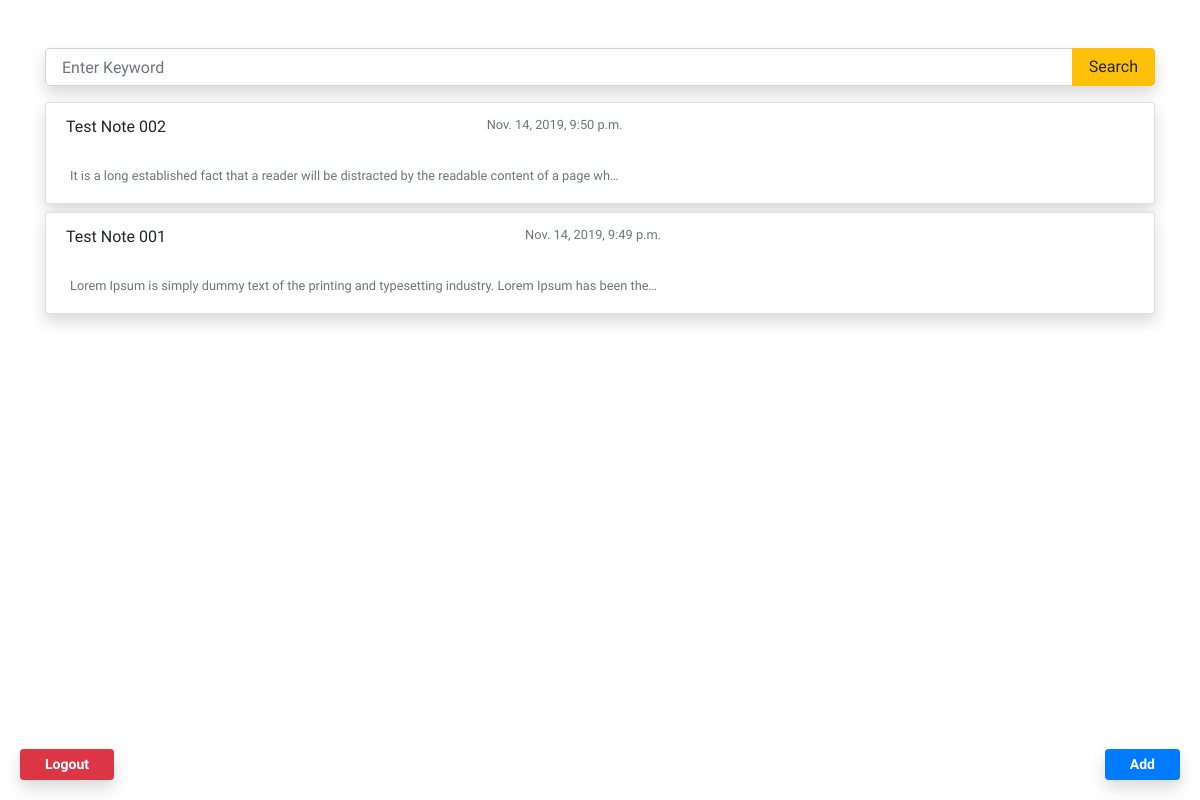
The page /list/ (signed in) on the database as committed earlier.
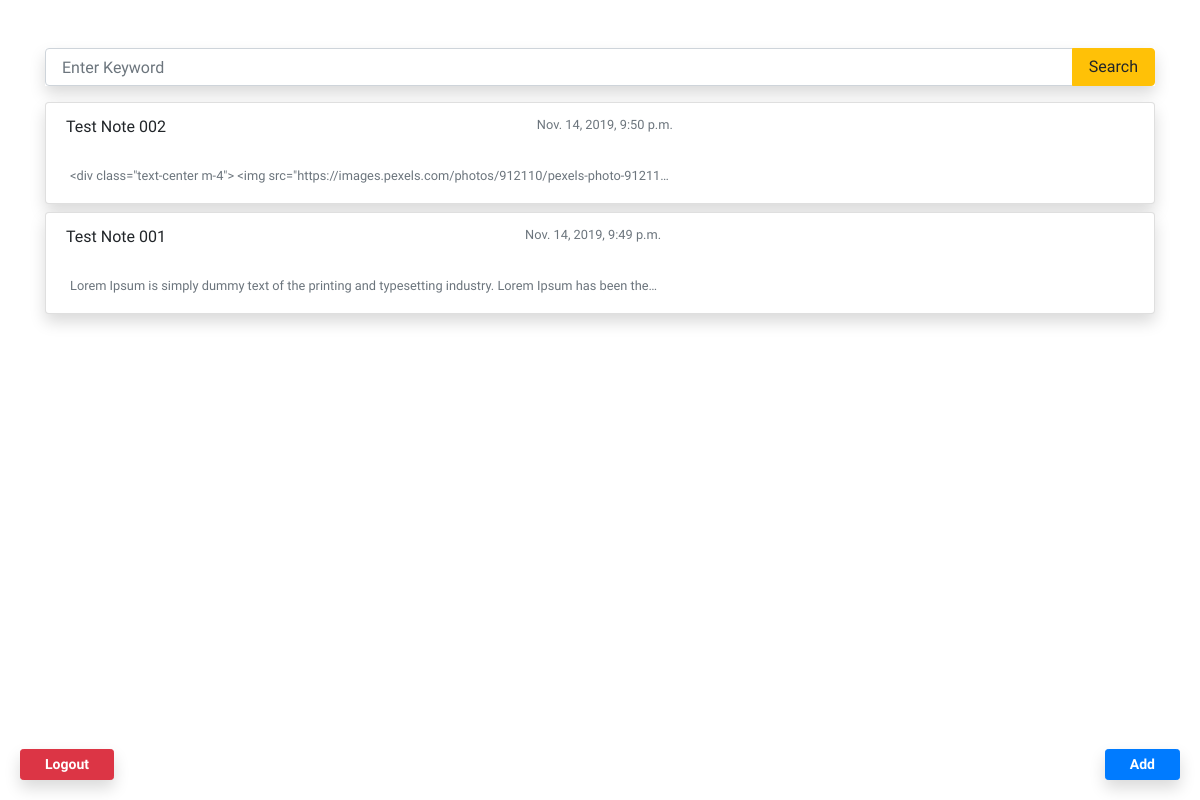
The same page on the database as committed later.
### notes/models.py (models this page shows, shortened)
class Notes(models.Model):
    title = models.CharField(max_length=100, null=True, blank=True)
    description = models.TextField(max_length=8000, null=True, blank=True)
    timestamp = models.DateTimeField(auto_now_add=True)

### notes/views.py (the view)
# urls.py: path('list/', list_view, name="list"),
def list_view(request):
    if request.user.is_authenticated:
        notes = Notes.objects.all().order_by('-timestamp')
        context = {
            "notes": notes,
            "title": "List",
        }
        if request.method == "POST":
            title = request.POST.get('title')
            description = request.POST.get('description')
            Notes.objects.create(title=title, description=description).save()
        return render(request, "notes/list.html", context)
    else:
        return redirect("/login/")

### templates/notes/list.html (shortened to what this page needs)
{% extends "notes/base.html" %}
{% block content %}
    <div class="mb-2 mt-5">
        <form action="{% url "search" %}" method="POST">{% csrf_token %}
            <div class="input-group mb-3 shadow">
                <input type="text" class="form-control p-3" placeholder="Enter Keyword" name="key" required/>
                <div class="input-group-append">
                    <button class="btn btn-warning pr-3 pl-3" type="submit" id="button-addon2">Search</button>
                </div>
            </div>
        </form>
    </div>
    {% for note in notes %}
        <a class="list-group-item list-group-item-action mb-2 shadow" data-toggle="modal" style="border-radius: 4px;"
           data-target="#model{{ note.id }}">
            <div class="d-flex w-100 justify-content-between">
                <p class="mb-1">
                    {{ note.title }}
                    <small class="text-muted float-right">{{ note.timestamp }}</small>
                    <br><br>
                    <small class="text-muted p-1">{{ note.description|truncatechars:100 }}</small>
                </p>
            </div>
        </a>
    {% endfor %}
    <button type="button" class="btn btn-primary btn-sm pr-4 pl-4 shadow" data-toggle="modal"
            data-target="#exampleModalCenter" style="position:fixed; bottom:20px;right:20px;">
        <strong>Add</strong>
    </button>
    <a href="{% url "logout" %}" role="button" class="btn btn-danger btn-sm font-weight-bold pl-4 pr-4 shadow"
       style="position: fixed;left: 20px;bottom: 20px;">Logout
    </a>
{% endblock %}

### templates/notes/base.html (shortened to what this page needs)
<!doctype html>
<html lang="en">
<head>
    <link rel="stylesheet" href="https://stackpath.bootstrapcdn.com/bootstrap/4.3.1/css/bootstrap.min.css"
>
</head>
<body>
    <div class="container mt-4">
        {% block content %}
        {% endblock %}
    </div>
</body>
</html>

### templates/notes/base.html (style rules this page uses)
body { font-family: 'Montserrat', sans-serif !important; }

Rows that differ between the two databases and show on the page:
changed Notes "Test Note 002": description "It is a long established fact that a reader will be distracted by the readable content of a page wh…" → "<div class=\"text-center m-4\"> <img src=\"https://images.pexels.com/photos/912110/pexels-photo-91211…"
